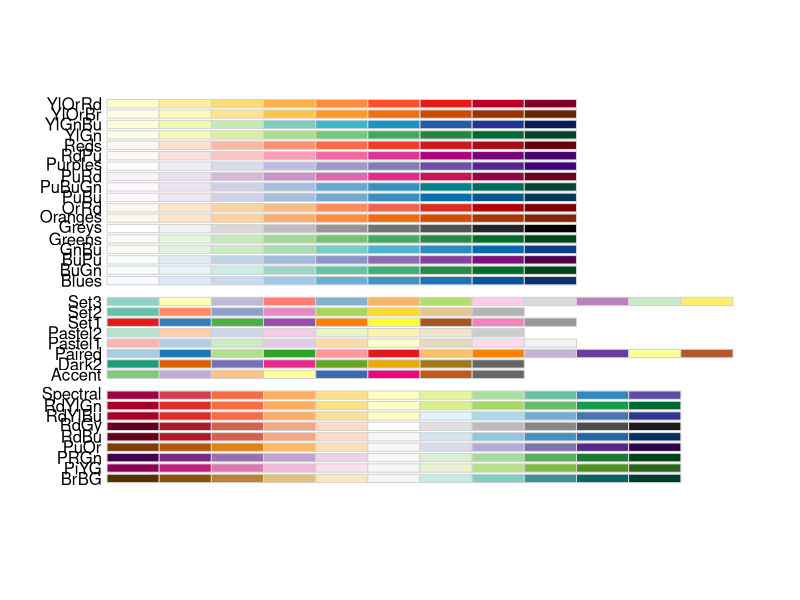
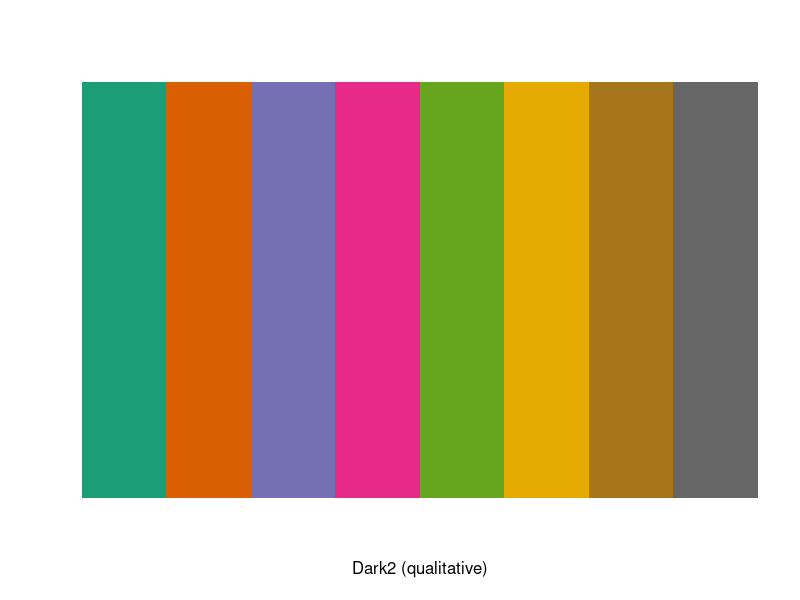
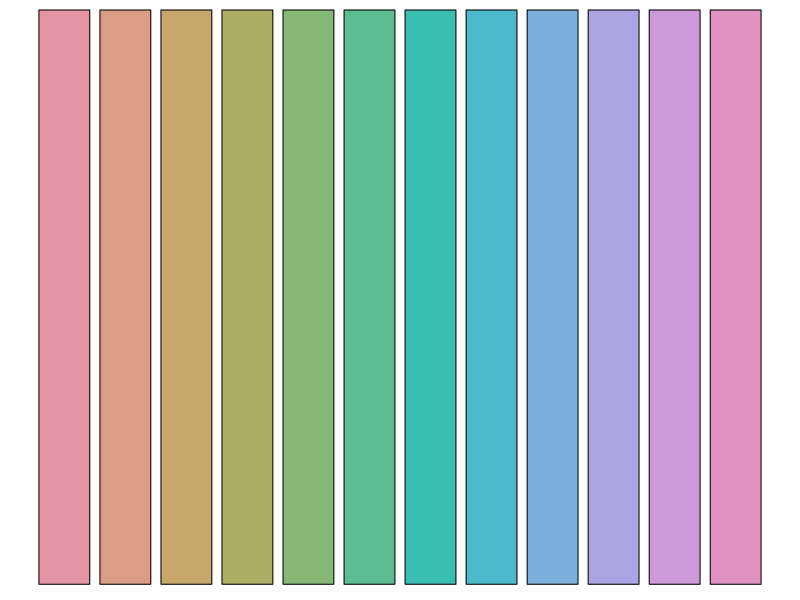
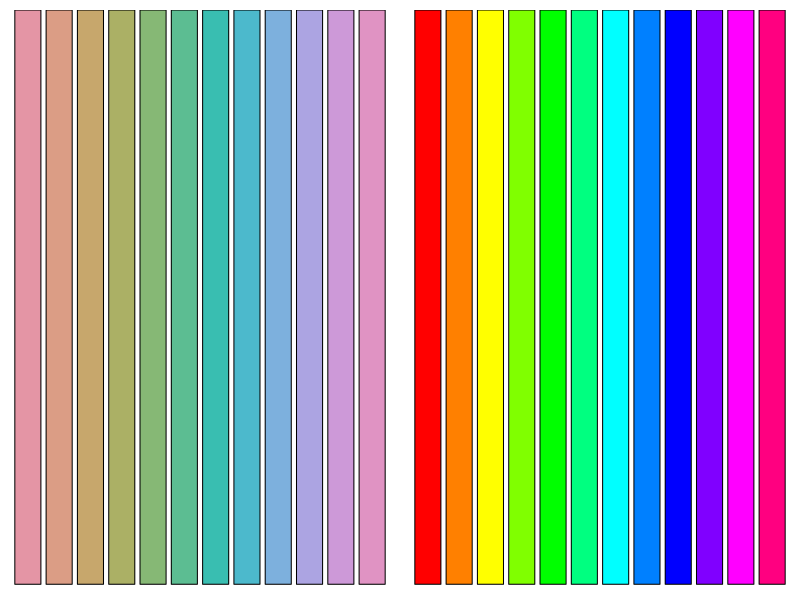
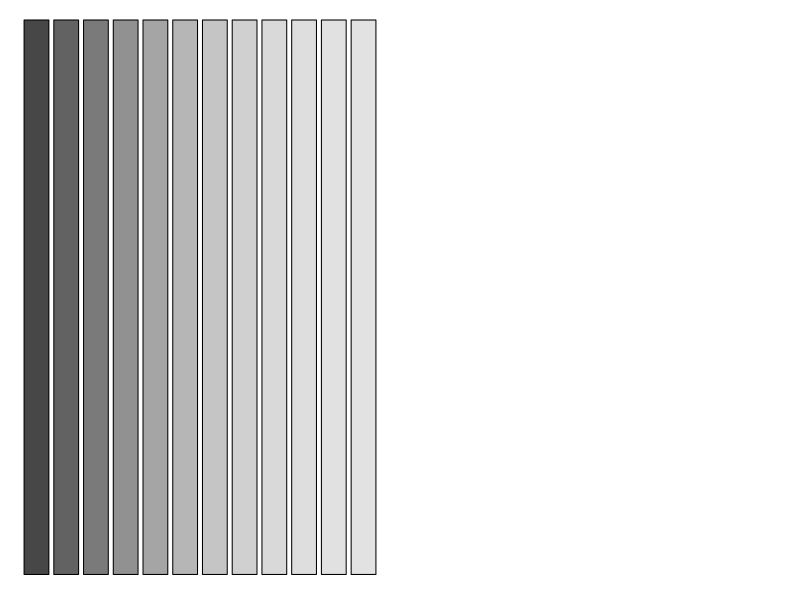
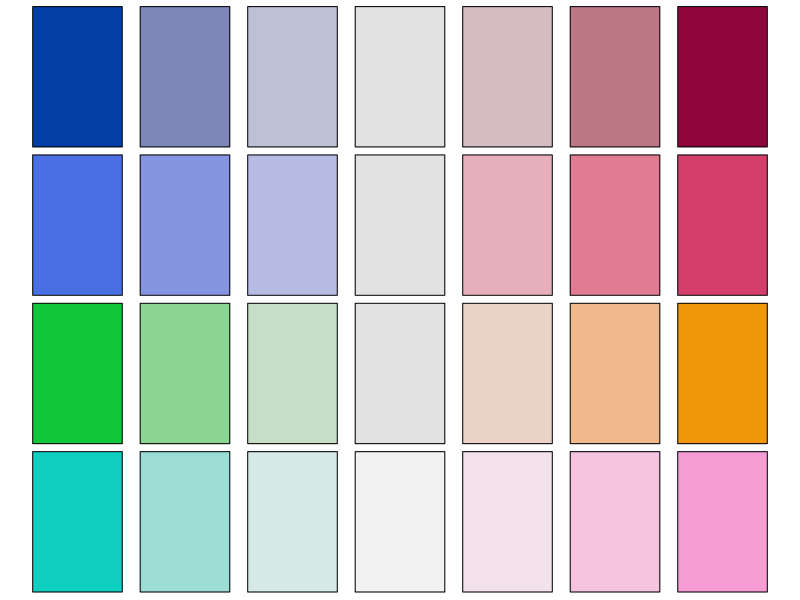

Source code (R) for these figures, in order:
## ---- chunk 1
knitr::opts_chunk$set(echo = TRUE, collapse = TRUE)
## ---- chunk 2
# If not available, the package can be installed using `install.packages`.
library(RColorBrewer)
## ---- chunk 3
display.brewer.all()
## ---- chunk 4
display.brewer.pal(n = 8, name = 'Dark2')
## ---- chunk 5
library(colorspace)
## ---- chunk 6
palette(rainbow_hcl(12))
par(mar = rep(0.5, 4))
barplot(rep(1, 12), col = 1:12, ann = FALSE, axes = FALSE)
## ---- chunk 7
# Compare base and colorspace palettes
par(mfrow = c(1, 2), mar = rep(0, 4), oma = c(0.5, 0, 0.5, 0))
barplot(rep(1, 12), col = rainbow_hcl(12), ann = FALSE, axes = FALSE)
barplot(rep(1, 12), col = rainbow(12),     ann = FALSE, axes = FALSE)
## ---- chunk 8
palette(sequential_hcl(12, c = 0, power = 2.2))
par(mar = rep(0.5, 4))
barplot(rep(1, 12), col = 1:12, ann = FALSE, axes = FALSE)
## ---- chunk 9
par(mar = rep(0.25, 4), mfrow = c(4, 1), oma = c(0.25, 0, 0.25, 0))
# diverging red-blue colors
palette(diverge_hcl(7))
barplot(rep(1, 7), col = 1:7, ann = FALSE, axes = FALSE)
palette(diverge_hcl(7, c = 100, l = c(50, 90), power = 1))
barplot(rep(1, 7), col = 1:7, ann = FALSE, axes = FALSE)
palette(diverge_hcl(7, h = c(130, 43), c = 100, l = c(70, 90)))
barplot(rep(1, 7), col = 1:7, ann = FALSE, axes = FALSE)
# diverging cyan-magenta colors
palette(diverge_hcl(7, h = c(180, 330), c = 59, l = c(75, 95)))
barplot(rep(1, 7), col = 1:7, ann = FALSE, axes = FALSE)

